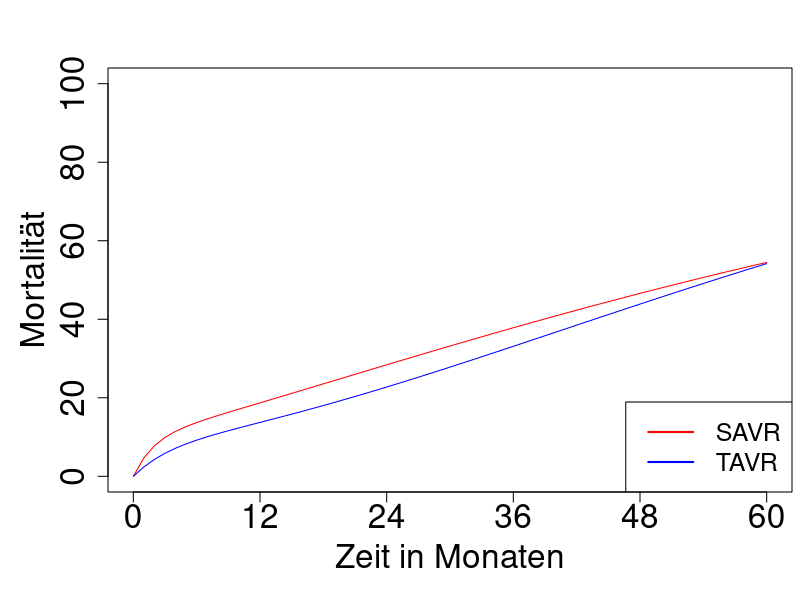
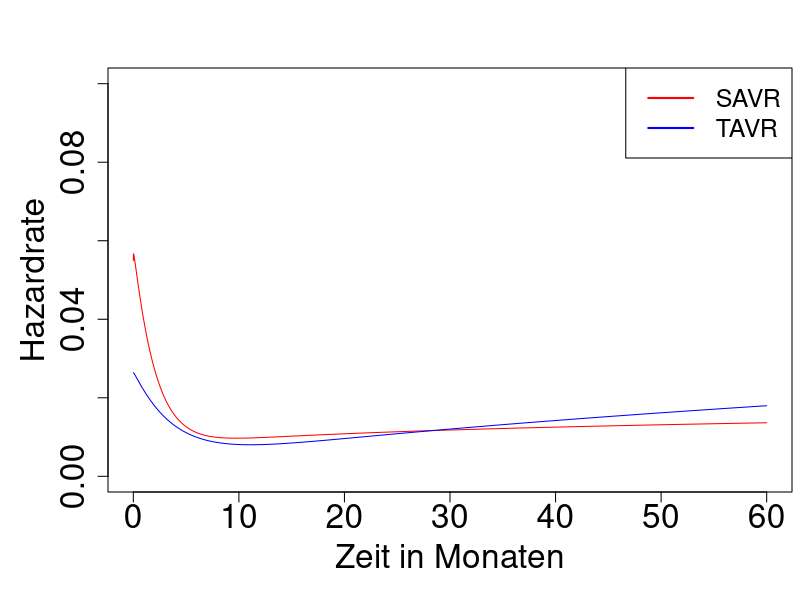
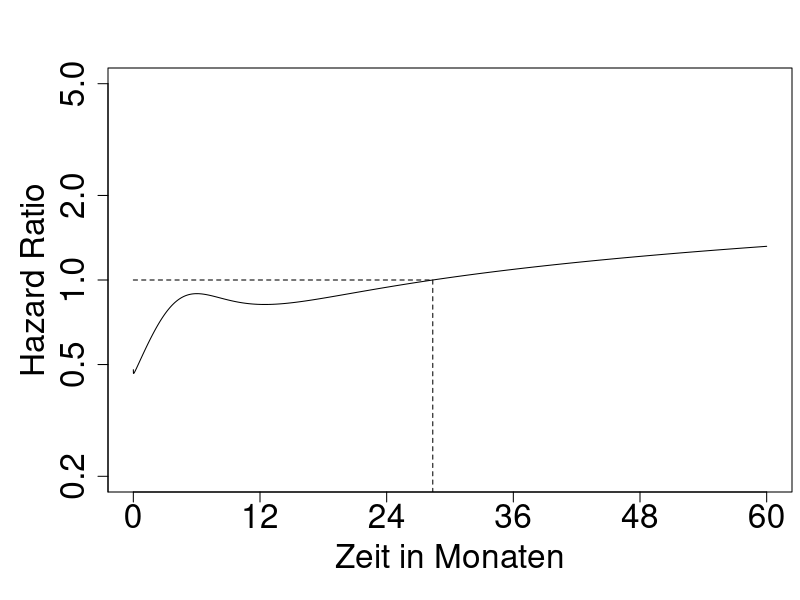
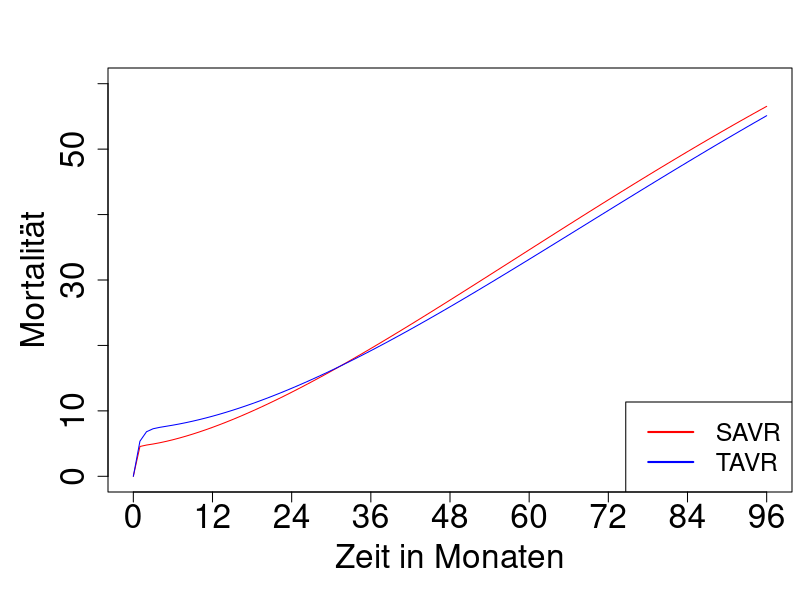
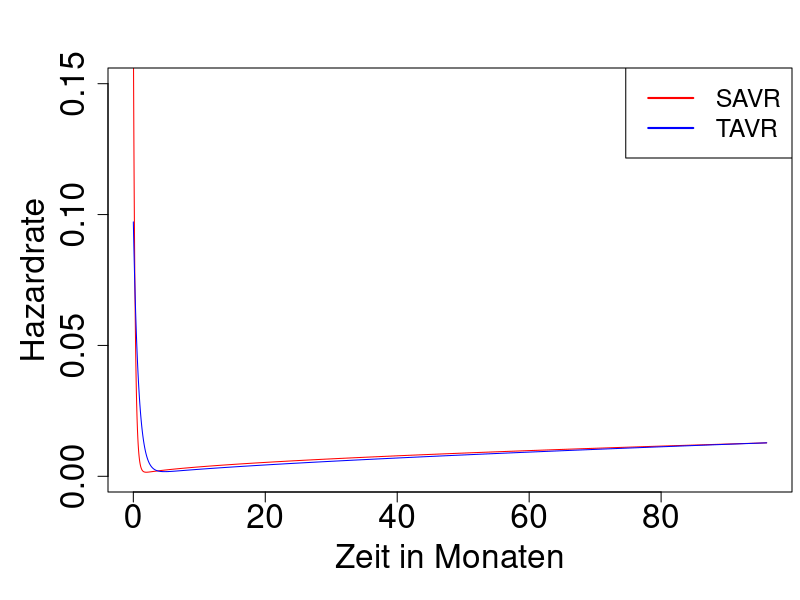
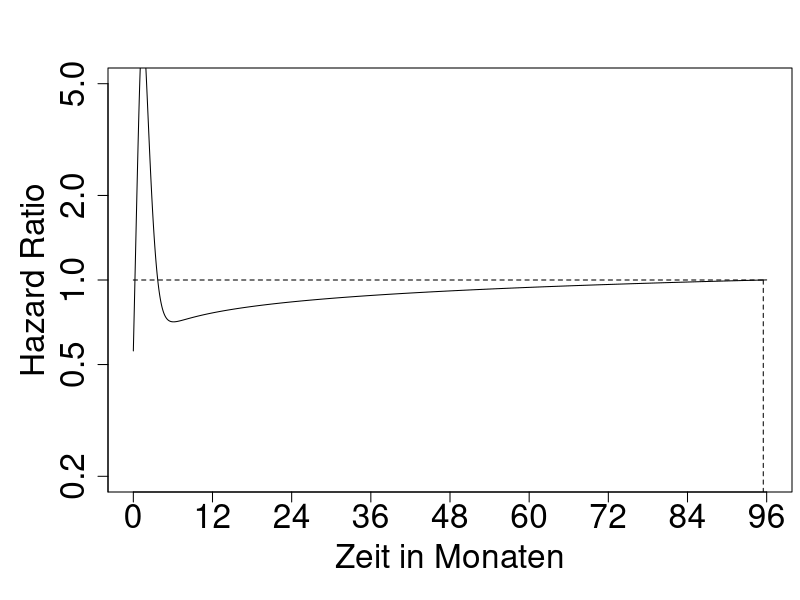
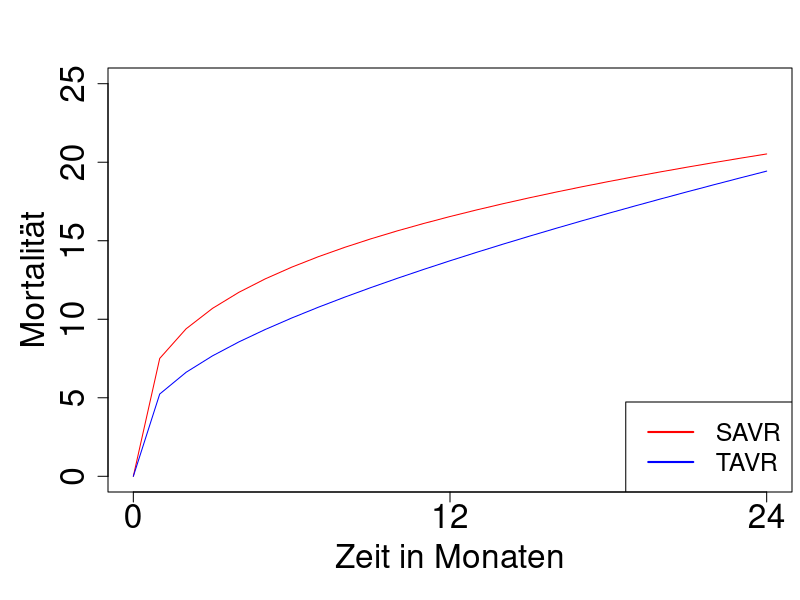
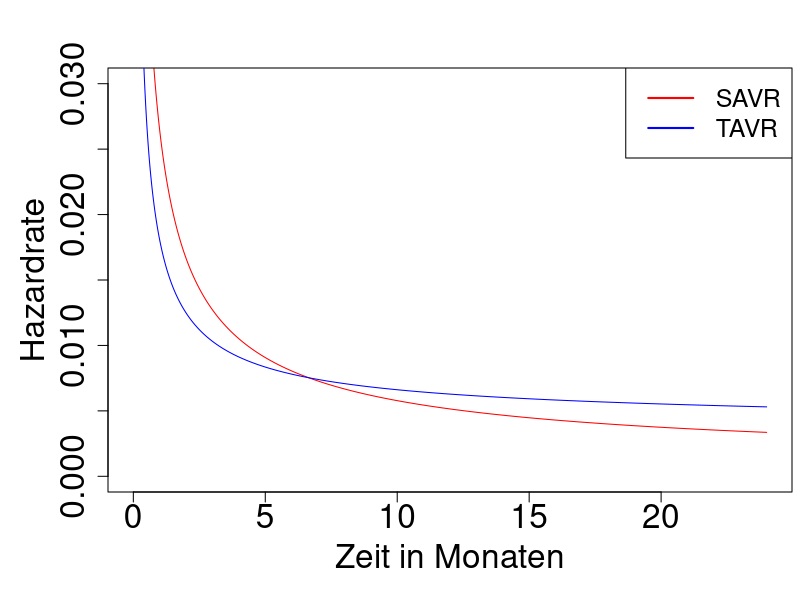

Recreate these plots in R, in order.
## ---- chunk 1
knitr::opts_chunk$set(echo = TRUE, warning = FALSE, message = FALSE)
## ---- chunk 2
# Funktion zur Berechnung der Hazard Rate
h_rate <- function(t, mix, scale, shape, rate) {
  ((mix) * 1/scale * shape * (1/scale * t)^(shape - 1) * exp(-(1/scale * t)^shape) + 
     (1-mix) * rate * exp(-rate*t)) /
    ((mix) * exp(-(1/scale * t)^shape) + (1-mix) * exp(-rate * t))
}


# Funktion zum Plotten von Überlebenskurven 
plot_curves <- function(output_dir, filename, tau, parameter, y_max_s, y_max_h) {
  months <- 0:tau
  
  fc <- (
    parameter["mix1"] * pweibull(q = months, shape = parameter["shape1"], 
                                 scale = parameter["scale1"]) +
      (1 - parameter["mix1"]) * pexp(q = months, rate = parameter["rate1"])
  )
  fe <- (
    parameter["mix2"] * stats::pweibull(q = months, shape = parameter["shape2"], 
                                        scale = parameter["scale2"]) +
      (1 - parameter["mix2"]) * stats::pexp(q = months, rate = parameter["rate2"])
  )
  
  # Überlebenskurven
  # Speichere den Plot als Bild
  png(file.path(output_dir, paste0(filename, "_surv.png")), 
      height=480*(300/72),width=480*(300/72), res=300)
  par(mar = c(5,5,3,0)+0.4)
  plot(
    c(0, tau), c(0, y_max_s), pch = "",
    xaxt = "n", xlab = "Zeit in Monaten", ylab = "Mortalität",
    cex.lab = 2,
    cex.axis = 2)
  legend("bottomright", legend = c("SAVR", "TAVR"), 
         col = c("red", "blue"), lwd = 2, cex = 1.5)
  lines(months, 100 * fc, col = "red")
  lines(months, 100 * fe, col = "blue")
  xticks <- seq(0, tau, 12)
  axis(1, at = xticks, labels = xticks, cex.axis = 2)
  dev.off()
  
  
  # Hazardkurven
  months <- (0:(tau*100))/100
  
  hc <- h_rate(months, parameter["mix1"], parameter["scale1"], parameter["shape1"],
               parameter["rate1"])
  he <- h_rate(months, parameter["mix2"], parameter["scale2"], parameter["shape2"],
               parameter["rate2"])
  
  png(file.path(output_dir, paste0(filename, "_h.png")), 
      height=480*(300/72),width=480*(300/72), res=300)
  par(mar = c(5,5,3,0)+0.4)
  plot(months, hc, type = "l", 
       ylab= "Hazardrate",
       xlab = "Zeit in Monaten", 
       ylim = c(0, y_max_h),
       axp = c(0, tau, tau/12),
       cex.lab = 2,
       cex.axis = 2,    col = "red")
  lines(months, he, col = "blue")
  legend("topright", legend = c("SAVR", "TAVR"), 
         col = c("red", "blue"), lwd = 2, cex = 1.5)
  dev.off()
  
  
  # Hazard Ratio
  # Bestimmung der Stelle, wo y = 1; um die Geraden einzuzeichnen
  f <- function(x) (h_rate(x, parameter["mix2"], parameter["scale2"],
                           parameter["shape2"], parameter["rate2"]) /
                    h_rate(x, parameter["mix1"], parameter["scale1"],
                           parameter["shape1"], parameter["rate1"]))
  HR1 <- uniroot(function(x) f(x)-1, c(0.2, tau), tol = 1e-9)$root
  
  png(file.path(output_dir, paste0(filename, "_hr.png")),
      height=480*(300/72),width=480*(300/72), res=300)
  par(mar = c(5,5,3,0)+0.4)
  plot(months, he / hc, type = "l", 
       ylab= "Hazard Ratio",
       xlab = "Zeit in Monaten", 
       ylim = c(0.2, 5),
       xaxp = c(0, tau, tau/12),
       cex.lab = 2,
       cex.axis = 2,
       log = "y"
       )
  y1 <- 1
  segments(0, y1, HR1, y1, lty = 2)
  segments(HR1, y1, HR1, 0.1, lty = 2)
  dev.off()
}
## ---- chunk 3
# Startparameter
gleason_parameter <- c(mix1 = 0.895, shape1 = 1.21, scale1 = 82.9, rate1 = 0.523,
                       mix2 = 0.907, shape2 = 1.58, scale2 = 76.4, rate2 = 0.283)

gleason_tau <- 60

gleason_dir <- "D:/MA_Do_RProgramme/Anpassung an Verteilungen/Plots_Datenanpassung/Gleason"

# Spezifische Plotanpassungen für y-Achse 
# für Überlebenskurven
y_max_s <- 100
# für Hazardkurven
y_max_h <- 0.10


# Plotte Kurven
plot_curves(gleason_dir, "gleason", gleason_tau, gleason_parameter, y_max_s, y_max_h)
## ---- chunk 4
# Startparameter
jorgensen_parameter <- c(mix1 = 0.954, shape1 = 1.56, scale1 = 112, rate1 = 3.78,
                         mix2 = 0.928, shape2 = 1.69, scale2 = 116, rate2 = 1.35)

jorgensen_tau <- 96

jorgensen_dir <- "D:/MA_Do_RProgramme/Anpassung an Verteilungen/Plots_Datenanpassung/Jorgensen"

# Spezifische Plotanpassungen für y-Achse 
# für Überlebenskurven
y_max_s <- 60
# für Hazardkurven
y_max_h <- 0.15


# Plotte Kurven
plot_curves(jorgensen_dir, "jorgensen", jorgensen_tau, jorgensen_parameter, y_max_s, y_max_h)
## ---- chunk 5
# Startparameter
leon_parameter <- c(mix1 = 0.508, shape1 = 0.348, scale1 = 198, rate1 = 0.001,
                    mix2 = 0.5, shape2 = 0.291, scale2 = 2500, rate2 = 0.0073)

leon_tau <- 24

leon_dir <- "D:/MA_Do_RProgramme/Anpassung an Verteilungen/Plots_Datenanpassung/Leon"

# Spezifische Plotanpassungen für y-Achse 
# für Überlebenskurven
y_max_s <- 25
# für Hazardkurven
y_max_h <- 0.03


# Plotte Kurven
plot_curves(leon_dir, "leon", leon_tau, leon_parameter, y_max_s, y_max_h)
## ---- chunk 6
# Startparameter
mack_parameter <- c(mix1 = 0.5, shape1 = 1.1, scale1 = 7.56, rate1 = 0.02,
                    mix2 = 0.892, shape2 = 0.539, scale2 = 92.2, rate2 = 0.374)

mack_tau <- 60

mack_dir <- "D:/MA_Do_RProgramme/Anpassung an Verteilungen/Plots_Datenanpassung/Mack"

# Spezifische Plotanpassungen für y-Achse 
# für Überlebenskurven
y_max_s <- 100
# für Hazardkurven
y_max_h <- 0.1


# Plotte Kurven
plot_curves(mack_dir, "mack", mack_tau, mack_parameter, y_max_s, y_max_h)
## ---- chunk 7
# Startparameter
makkar2012_parameter <- c(mix1 = 0.892, shape1 = 0.539, scale1 = 92.2, rate1 = 0.374,
                          mix2 = 0.5, shape2 = 1.1, scale2 = 7.56, rate2 = 0.02)

makkar2012_tau <- 24

makkar2012_dir <- "D:/MA_Do_RProgramme/Anpassung an Verteilungen/Plots_Datenanpassung/Makkar2012"

# Spezifische Plotanpassungen für y-Achse
# für Überlebenskurven
y_max_s <- 100
# für Hazardkurven
y_max_h <- 0.1


# Plotte Kurven
plot_curves(makkar2012_dir, "makkar2012", makkar2012_tau, makkar2012_parameter, y_max_s, y_max_h)
## ---- chunk 8
# Startparameter
makkar2020_parameter <- c(mix1 = 0.87, shape1 = 1.46, scale1 = 109, rate1 = 1.74,
                          mix2 = 0.884, shape2 = 1.76, scale2 = 86.1, rate2 = 0.59)

makkar2020_tau <- 60

makkar2020_dir <- "D:/MA_Do_RProgramme/Anpassung an Verteilungen/Plots_Datenanpassung/Makkar2020"

# Spezifische Plotanpassungen für y-Achse 
# für Überlebenskurven
y_max_s <- 100
# für Hazardkurven
y_max_h <- 0.25


# Plotte Kurven
plot_curves(makkar2020_dir, "makkar2020", makkar2020_tau, makkar2020_parameter, y_max_s, y_max_h)
## ---- chunk 9
# Startparameter
popma_parameter <- c(mix1 = 0.97, shape1 = 2.02, scale1 = 109, rate1 = 2.39,
                     mix2 = 0.976, shape2 = 3.44, scale2 = 60.1, rate2 = 0.253)

popma_tau <- 24

popma_dir <- "D:/MA_Do_RProgramme/Anpassung an Verteilungen/Plots_Datenanpassung/Popma"

# Spezifische Plotanpassungen für y-Achse 
# für Überlebenskurven
y_max_s <- 15
# für Hazardkurven
y_max_h <- 0.08


# Plotte Kurven
plot_curves(popma_dir, "popma", popma_tau, popma_parameter, y_max_s, y_max_h)
## ---- chunk 10
# Startparameter
thyregod_parameter <- c(mix1 = 0.852, shape1 = 1.94, scale1 = 112, rate1 = 0.471,
                        mix2 = 0.905, shape2 = 1.64, scale2 = 109, rate2 = 0.732)

thyregod_tau <- 60

thyregod_dir <- "D:/MA_Do_RProgramme/Anpassung an Verteilungen/Plots_Datenanpassung/Thyregod"

# Spezifische Plotanpassungen für y-Achse
# für Überlebenskurven
y_max_s <- 100
# für Hazardkurven
y_max_h <- 0.08


# Plotte Kurven
plot_curves(thyregod_dir, "thyregod", thyregod_tau, thyregod_parameter, y_max_s, y_max_h)
